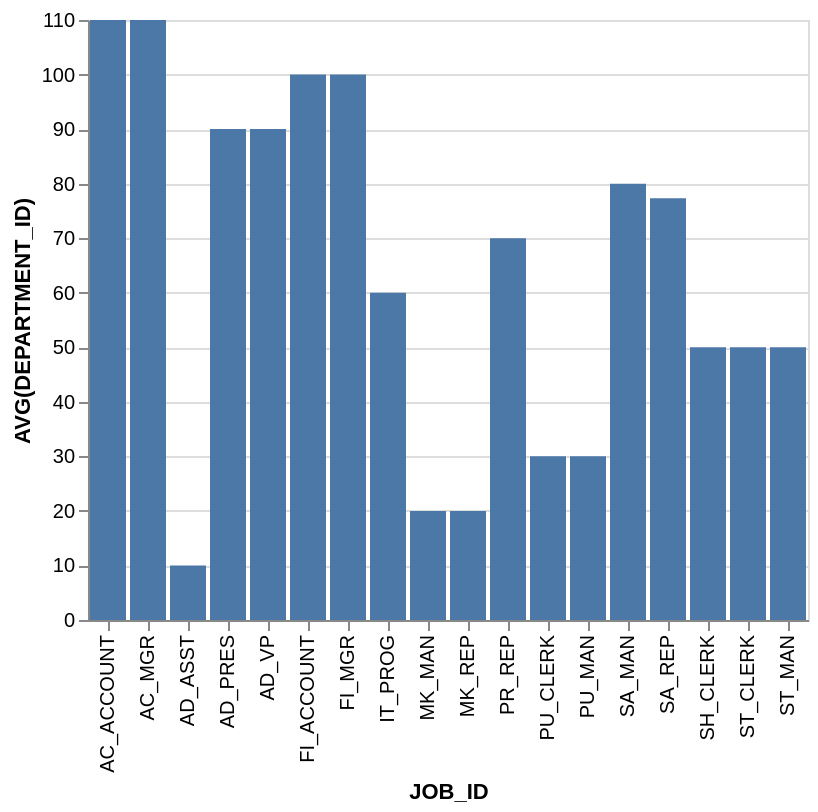

The Vega-Lite source for this figure:
### Vega-Lite specification from a JSON file in a GitHub repository (floating-point values rounded to 4 significant figures)
{"data": {"values": [{"x_data": "AC_ACCOUNT", "y_data": 110}, {"x_data": "AC_MGR", "y_data": 110}, {"x_data": "AD_ASST", "y_data": 10}, {"x_data": "AD_PRES", "y_data": 90}, {"x_data": "AD_VP", "y_data": 90}, {"x_data": "FI_ACCOUNT", "y_data": 100}, {"x_data": "FI_MGR", "y_data": 100}, {"x_data": "IT_PROG", "y_data": 60}, {"x_data": "MK_MAN", "y_data": 20}, {"x_data": "MK_REP", "y_data": 20}, {"x_data": "PR_REP", "y_data": 70}, {"x_data": "PU_CLERK", "y_data": 30}, {"x_data": "PU_MAN", "y_data": 30}, {"x_data": "SA_MAN", "y_data": 80}, {"x_data": "SA_REP", "y_data": 77.33}, {"x_data": "SH_CLERK", "y_data": 50}, {"x_data": "ST_CLERK", "y_data": 50}, {"x_data": "ST_MAN", "y_data": 50}]}, "mark": "bar", "encoding": {"x": {"field": "x_data", "type": "nominal", "title": "JOB_ID", "sort": "ascending"}, "y": {"field": "y_data", "type": "quantitative", "title": "AVG(DEPARTMENT_ID)"}}}
